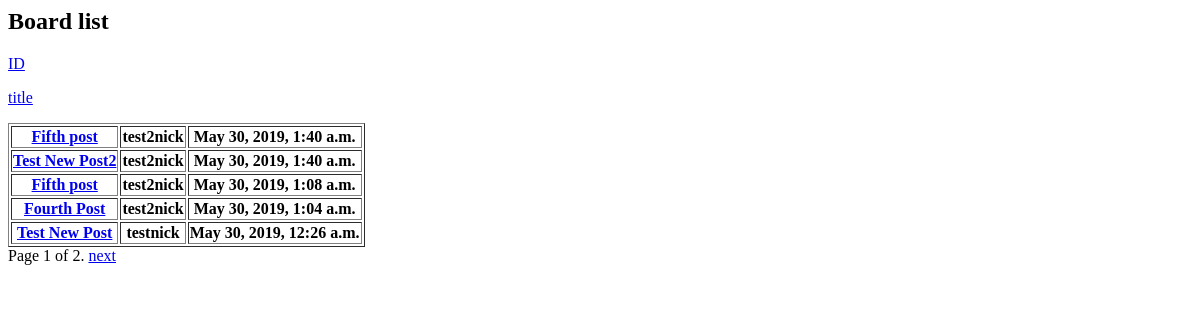
The page /board/ on the database as committed earlier.
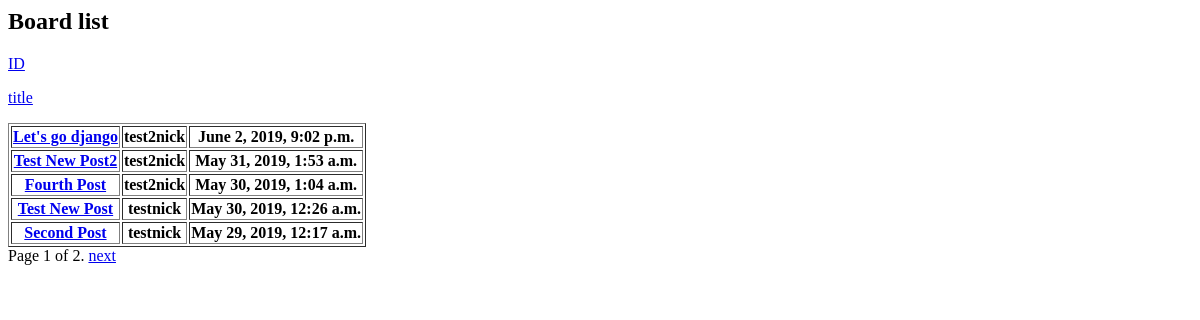
The same page on the database as committed later.
### board/models.py (models this page shows, shortened)
class Board(models.Model, HitCountMixin):
    author = models.ForeignKey(SiteUser, on_delete = models.CASCADE)
    title = models.CharField(max_length = 100)
    content = models.TextField(help_text = 'Post content')
    created_date = models.DateTimeField(default = timezone.now)
    viewers = GenericRelation(
        HitCount, object_id_field='object_pk',
        related_query_name='hit_count_generic_relation')

### accounts/models.py (models this page shows)
class SiteUser(AbstractUser):
    nickname = models.CharField(max_length = 15)
    def __str__(self):
        return self.nickname

### board/views.py (the view)
# urls.py: path('', views.BoardList.as_view(), name='index'),
class BoardList(generic.ListView):
    model = Board
    template_name = 'board/board_list.html'
    context_object_name = 'board_list'
    paginate_by = 5
    def get_queryset(self):
        order = self.request.GET.get('order', '-created_date')
        return Board.objects.order_by(order)

### board/templates/board/board_list.html (shortened to what this page needs)
{% extends "base.html" %}
{% block content %}
    <h2>Board list</h2>
    <table border="1px">
        {% if board_list %}
        {% for post in board_list %}
            <tr>
                <th><a href = "{% url 'board:board_detail' post.id %}">{{ post.title }}</a></th>
                <th>{{ post.author }}</th>
                <th>{{ post.created_date }}</th>
            </tr>
        {% endfor %}
        {% else %}
            <p>There is no Posts How about you write?</p>
        {% endif %}
        <p><a href = "{% url 'board:board_list' 0 %}">ID</a></p>
        <p><a href = "?order=title">title</a></p>
    </table>
    {% if is_paginated %}
        <div class="pagination">
            <span class="page-links">
                <span class="page-current">
                    Page {{ page_obj.number }} of {{ page_obj.paginator.num_pages }}.
                </span>
                {% if page_obj.has_next %}
                    <a href="{% url 'board:board_list' page_obj.next_page_number %}">next</a>
                {% endif %}
            </span>
        </div>
    {% endif %}
{% endblock content%}

### templates/base.html (shortened to what this page needs)
<html>
<head>
</head>
<body>
    <main>
        {% block content %}
        {% endblock %}
    </main>
</body>
</html>

Rows that differ between the two databases and show on the page:
removed Board: title "Fifth post", author "test2nick", created_date "May 30, 2019, 1:40 a.m."
removed Board: title "Fifth post", author "test2nick", created_date "May 30, 2019, 1:08 a.m."
added Board: title "Let's go django", author "test2nick", created_date "June 2, 2019, 9:02 p.m."
changed Board "Test New Post2": created_date "May 30, 2019, 1:40 a.m." → "May 31, 2019, 1:53 a.m."
now on this page (row unchanged): Board: title "Second Post", author "testnick", created_date "May 29, 2019, 12:17 a.m."
